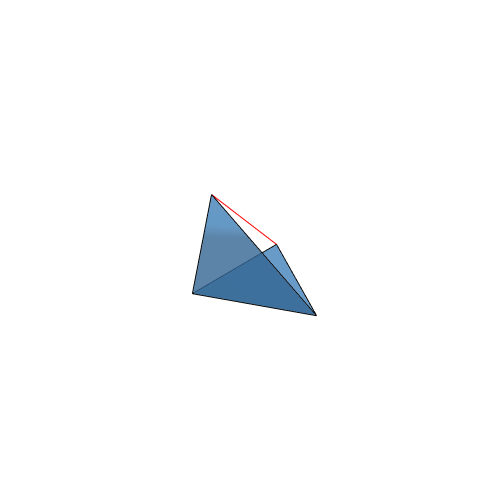

Notebook code cell kept with this figure:
### Code cell
# embeddingplan: [[[1, 2, 5], [], []], [[3], [1], [2, 5]], [[4], [], [3, 5, 1]], [[6], [], [1, 2, 3, 4]]]
step1 = Polyhedron(facets = [[1,2,3], [2,3,4]], edges = [[1,2], [2,3], [1,3], [2,4], [3,4], [1,4]], verts=[cg15[1][1], cg15[1][2], cg15[1][5], cg15[1][3]])
plot(step1, is_triangulated = true, opacity = 0.8, edgecolors=[RGB(0,0,0), RGB(0,0,0), RGB(0,0,0), RGB(0,0,0), RGB(0,0,0), RGB(1,0,0)], width = width, height = height)

### Figure 1 — Plotly figure (JSON) as saved in the notebook; plotly's stock layout.template omitted (floating-point values rounded to 4 significant figures)
{"data": [{"facecolor": ["#407FB7", "#407FB7"], "i": [0, 3], "j": [1, 2], "k": [2, 1], "opacity": 0.8, "type": "mesh3d", "x": [0, 2, 1, 0.5625], "y": [0, 0, 1.732, -1.119], "z": [0, 0, 0, 0.826]}, {"line": {"color": "#000000"}, "mode": "lines", "type": "scatter3d", "x": [0, 2], "y": [0, 0], "z": [0, 0]}, {"line": {"color": "#000000"}, "mode": "lines", "type": "scatter3d", "x": [2, 1], "y": [0, 1.732], "z": [0, 0]}, {"line": {"color": "#000000"}, "mode": "lines", "type": "scatter3d", "x": [0, 1], "y": [0, 1.732], "z": [0, 0]}, {"line": {"color": "#000000"}, "mode": "lines", "type": "scatter3d", "x": [2, 0.5625], "y": [0, -1.119], "z": [0, 0.826]}, {"line": {"color": "#000000"}, "mode": "lines", "type": "scatter3d", "x": [1, 0.5625], "y": [1.732, -1.119], "z": [0, 0.826]}, {"line": {"color": "#FF0000"}, "mode": "lines", "type": "scatter3d", "x": [0, 0.5625], "y": [0, -1.119], "z": [0, 0.826]}], "layout": {"height": 500, "margin": {"b": 50, "l": 50, "r": 50, "t": 60}, "scene": {"aspectmode": "data", "autosize": true, "camera": {"eye": {"x": 2.5, "y": 2.5, "z": 2.5}}, "xaxis": {"showaxeslabels": false, "showbackground": false, "showticklabels": false, "title": {"text": ""}}, "yaxis": {"showaxeslabels": false, "showbackground": false, "showticklabels": false, "title": {"text": ""}}, "zaxis": {"showaxeslabels": false, "showbackground": false, "showticklabels": false, "title": {"text": ""}}}, "showlegend": false, "width": 500}}
